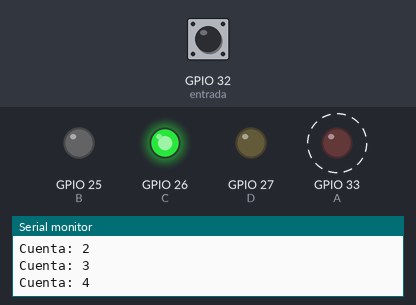
Bench run of a program on a simulated ESP32. Shown: output pins drawn as LEDs (lit = HIGH), the last lines printed to the serial monitor. Dashed ring = blinking. Inputs (shaded band) come from the test bench; at power-on: GPIO 32 (entrada) HIGH.

Above: at 1.2 s.
1.3 s: GPIO 32 (entrada) pulled LOW for 0.15 s
At 4.1 s:
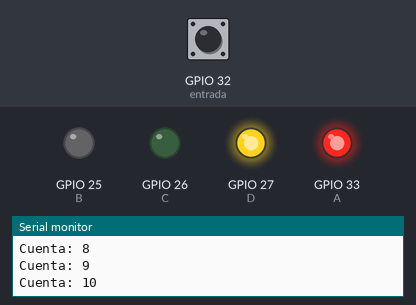
4.4 s: GPIO 32 (entrada) pulled LOW for 1 s
At 6.27 s:
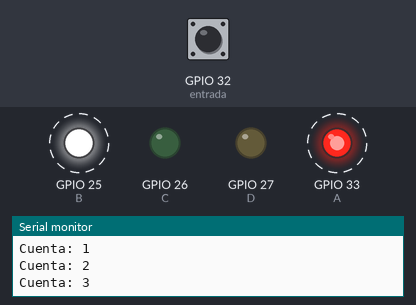
8.1 s: GPIO 32 (entrada) pulled LOW for 3.2 s
At 13.17 s:
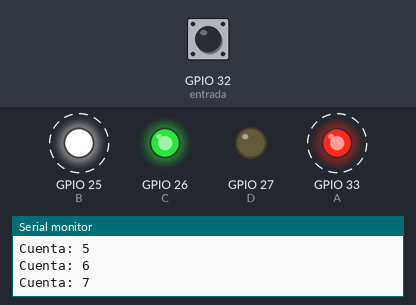
Timing chart, 0 to 15.1 s (numbered marks = the images above; inputs shaded):
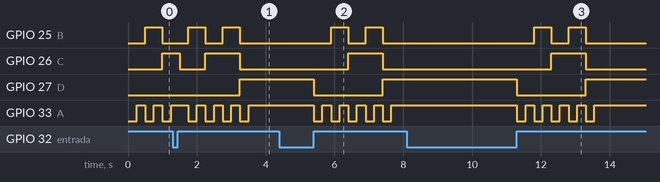

Measured:
- after the input at 1.3 s, GPIO 26 (C): HIGH → LOW after 0.20 s instead of 0.70 s; GPIO 27 (D): LOW → HIGH after 2.0 s instead of 0.70 s
- after the input at 4.4 s, GPIO 25 (B): alternates HIGH for 0.50 s and LOW for 0.50 s, starting after 1.5 s; GPIO 26 (C): LOW → HIGH after 2.0 s, → LOW 1.0 s later; GPIO 27 (D): HIGH → LOW after 1.0 s, → HIGH 2.0 s later; GPIO 33 (A): alternates HIGH for 0.25 s and LOW for 0.25 s, starting after 1.0 s
- after the input at 8.1 s, GPIO 25 (B): alternates HIGH for 0.50 s and LOW for 0.50 s, 4 changes in all, then stays LOW, starting after 3.7 s; GPIO 26 (C): LOW → HIGH after 4.2 s, → LOW 1.0 s later
- by itself, GPIO 25 (B): alternates HIGH for 0.50 s and LOW for 0.50 s, 4 changes in all, then stays LOW
- by itself, GPIO 33 (A): alternates HIGH for 0.25 s and LOW for 0.25 s, 8 changes in all, then stays HIGH

The program:

main.cpp
```cpp
#include <Arduino.h>
#define A 33
#define B 25
#define C 26
#define D 27
#define entrada 32

volatile uint8_t contador = 0;
uint8_t fin_cuenta = 10;

// put function declarations here:
void cuenta();
void cuenta_LED(uint8_t cuenta);

void setup() {
  pinMode(A, OUTPUT);
  pinMode(B, OUTPUT);
  pinMode(C, OUTPUT);
  pinMode(D, OUTPUT);
  pinMode(entrada, INPUT_PULLUP);

  Serial.begin(115200);
  Serial.println("Iniciando...");

  attachInterrupt(digitalPinToInterrupt(entrada), cuenta, RISING);
}

void loop() {
  if(contador <= fin_cuenta) {

    Serial.print("Cuenta: ");
    Serial.println(contador);
    cuenta_LED(contador);
    delay(250);
    contador++;
  }

}

// put function definitions here:
void cuenta() {
  contador=0;
}

void cuenta_LED(uint8_t cuenta){
  switch(cuenta) {
    case 0:
      digitalWrite(A, LOW);
      digitalWrite(B, LOW);
      digitalWrite(C, LOW);
      digitalWrite(D, LOW);
      break;
    case 1:
      digitalWrite(A, HIGH);
      digitalWrite(B, LOW);
      digitalWrite(C, LOW);
      digitalWrite(D, LOW);
      break;
    case 2:
      digitalWrite(A, LOW);
      digitalWrite(B, HIGH);
      digitalWrite(C, LOW);
      digitalWrite(D, LOW);
      break;
    case 3:
      digitalWrite(A, HIGH);
      digitalWrite(B, HIGH);
      digitalWrite(C, LOW);
      digitalWrite(D, LOW);
      break;
    case 4:
      digitalWrite(A, LOW);
      digitalWrite(B, LOW);
      digitalWrite(C, HIGH);
      digitalWrite(D, LOW);
      break;
    case 5:
      digitalWrite(A, HIGH);
      digitalWrite(B, LOW);
      digitalWrite(C, HIGH);
      digitalWrite(D, LOW);
      break;
    case 6:
      digitalWrite(A, LOW);
      digitalWrite(B, HIGH);
      digitalWrite(C, HIGH);
      digitalWrite(D, LOW);
      break;
    case 7:
      digitalWrite(A, HIGH);
      digitalWrite(B, HIGH);
      digitalWrite(C, HIGH);
      digitalWrite(D, LOW);
      break;
    case 8:
      digitalWrite(A, LOW);
      digitalWrite(B, LOW);
      digitalWrite(C, LOW);
      digitalWrite(D, HIGH);
      break;
    case 9:
      digitalWrite(A, HIGH);
      digitalWrite(B, LOW);
      digitalWrite(C, LOW);
      digitalWrite(D, HIGH);
  }
}
```
